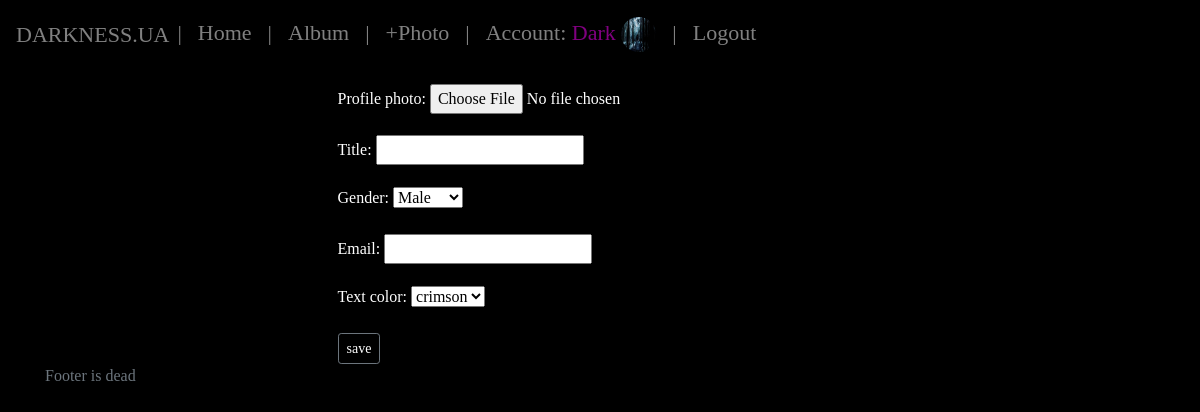
Page /dark/user/update/1/ (signed in) on the committed database.
### main/models.py (models this page shows, shortened)
class User(models.Model):
    name = models.CharField(max_length=100, default='')
    email = models.CharField(max_length=100, default='')
    password = models.CharField(max_length=100, default='')
    profile_photo = models.ImageField(upload_to='user/images', blank=True)
    gender_choices = (
        ('MALE', 'Male'),
        ('FEMALE', 'Female'),
        ('OTHER', 'Other'),
    )
    gender = models.CharField(max_length=6, choices=gender_choices, default='MALE')
    messages_count = models.IntegerField(null=True, blank=True)
    registration_date = models.DateField(null=True, blank=True)
    title = models.CharField(max_length=150, null=True, blank=True)
    text_color_chices = (
        ('lime', 'lime'),
        ('crimson', 'crimson'),
        ('cyan', 'cyan'),
    )
    text_color = models.CharField(max_length=20, choices=text_color_chices, default='crimson')

### main/views.py (the view, shortened to what this page needs)
# urls.py: path('user/update/<int:pk>/', UserEditDetail.as_view(), name='update_profile')
class UserEditDetail(CommonContextMixin, UpdateView):
    template_name = 'main/user_update_profile.html'
    model = User
    form_class = UserForm

### main/forms.py (shortened to what this page needs)
class UserForm(ModelForm):
    class Meta:
        model = User
        fields = ('profile_photo', 'title', 'gender', 'email', 'text_color')

### main/views.py (called while the page is built)
    def get_common_data(self, request, **kwargs):
        context = kwargs
        new_photos = Image.objects.order_by('-pub_date')[:6]
        new_videos = Video.objects.order_by('-pub_date')[:5]
        messages = Message.objects.order_by('-pub_date')
        context['new_photos'] = new_photos
        context['new_videos'] = new_videos
        context['messages'] = messages
        context['timeformat'] = time.strftime
        context['user_id'] = request.session.get('user_id', 0)
        context['user_name'] = request.session.get('user_name', '')
        context['is_authorizate'] = request.session.get('is_authorizate', False)
        if context['user_id']:
            context['avatar'] = User.objects.get(id=context['user_id']).profile_photo
        return context

    def get_context_data(self, **kwargs):
        context = super().get_context_data(**kwargs)
        common = self.get_common_data(self.request, **kwargs)
        return dict(list(context.items()) + list(common.items()))

### main/templates/main/user_update_profile.html (shortened to what this page needs)
{% extends "main/base.html" %}
{% block body %}
    <div class="container">
        <div class="row">
            <div class="col-3">
            </div>
            <div class="col-6">
                <form method="post" enctype="multipart/form-data">
                    {{ form.as_p }}
                    <input class="btn text-white btn-sm btn-outline-secondary" type="submit" name="" value="save">
                </form>
            </div>
        </div>
    </div>
{% endblock %}

### main/templates/main/base.html (shortened to what this page needs)
<!DOCTYPE html>
<html lang="en">
<head>
    <link rel="stylesheet" href="https://cdn.jsdelivr.net/npm/bootstrap@4.3.1/dist/css/bootstrap.min.css">
</head>
<body class="darkback">
    {% load static %}
    <header class="darkback" style="font-size: 22px;">
      <nav class="darkback navbar navbar-expand-md navbar-dark fixed-top ">
        <a  href="{% url 'home' %}">DARKNESS.UA</a>
       <div class="collapse navbar-collapse" id="navbarCollapse">
          <ul class="navbar-nav mr-auto">
                <li class="nav-item">
            <a class="nav-link">|</a>
            </li>
            <li class="nav-item">
              <a class="nav-link" href="{% url 'home'  %}">Home <span class="sr-only">(current)</span></a>
            </li>
               <li class="nav-item">
            <a class="nav-link">|</a>
            </li>
            <li class="nav-item">
              <a class="nav-link" href="{% url 'album/list' 1 %}">Album</a>
            </li>
              {% if is_authorizate %}
               <li class="nav-item">
                <a class="nav-link">|</a>
                </li>
            <li class="nav-item">
                <a class="nav-link" href="{% url 'add_photo' %}">
                    +Photo
                </a>
            </li>
              {% endif %}
            <li class="nav-item">
            <a class="nav-link">|</a>
            </li>
              {% if is_authorizate %}
               <li class="nav-item">
                <span class="nav-link"> Account:
                    <a style="color: purple;" href="{% url 'user_profile' user_id %}">{{ user_name }}</a>
                    {% if avatar %}
                        {% if avatar.url %}
                             <img style="border-radius: 50%;" src="{{ avatar.url }}" width="35px" height="35px">
                        {% endif %}
                    {% endif %}
                </span>
               </li>
                <li class="nav-item">
                <a class="nav-link">|</a>
                </li>
             <li class="nav-item">
                <a class="nav-link" href="{% url 'logout' %}">
                    Logout
                </a>
              </li>
              {% endif %}
          </ul>
        </div>
      </nav>
    </header>
    <br>
    <main style="margin-top: 60px;" role="main" class="container">
      {% block body %} {% endblock %}
    </main>
    <footer class="footer">
      <div class="container">
        <span class="text-muted">Footer is dead</span>
      </div>
    </footer>
</body>
</html>

### main/templates/main/base.html (style rules this page uses)
body { background-image: url(https://w0.peakpx.com/wallpaper/260/23/HD-wallpaper-depressive-forest-forest-depressive-dark-grey-black-night.jpg); color: white; background-repeat: repeat-x; background-attachment: fixed, fixed; background-size: Contain; width: 100%; background-position: center center; }
.darkback { background-color: black; }
* { font-family: Times New Roman }
a { color: grey; text-decoration: none; transition: 0.6s linear; }

### rows in the picture
User: name "Dark"
User: gender "Male", text_color "crimson"
